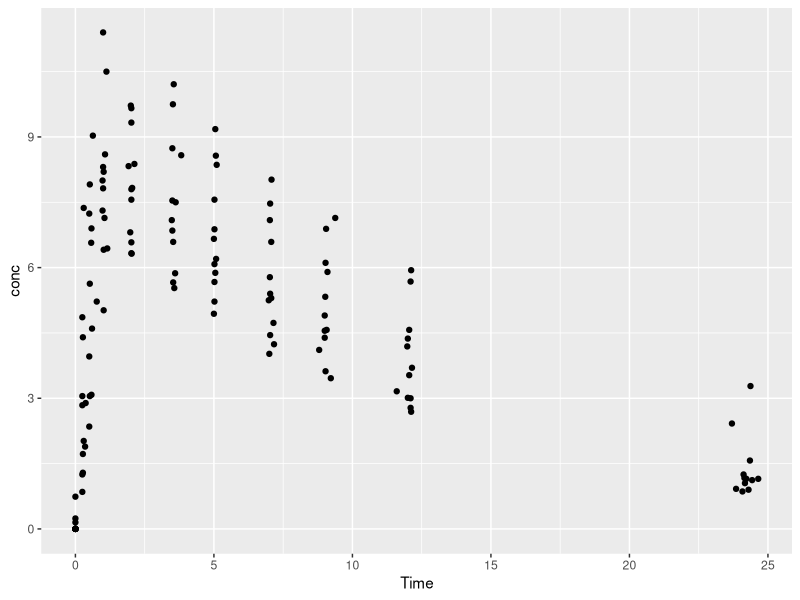

This chart was generated by the following R code:
#'---
#' title: Figure 1
#' format: pdf 
#'---

#| echo: false 
#| label: fig-one 
#| fig-cap: Concentration time profile 

library(ggplot2)

ggplot(Theoph, aes(Time, conc)) + 
  geom_point()


